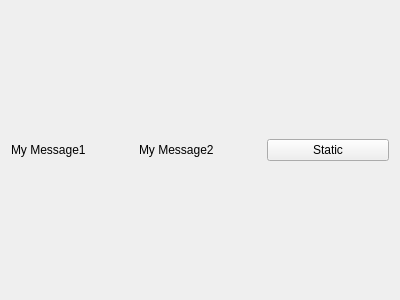
<?xml version="1.0" encoding="UTF-8"?>
<ui version="4.0">
 <class>mywidget</class>
 <widget class="QWidget" name="mywidget">
  <property name="geometry">
   <rect>
    <x>0</x>
    <y>0</y>
    <width>400</width>
    <height>300</height>
   </rect>
  </property>
  <property name="windowTitle">
   <string>Form</string>
  </property>
  <layout class="QGridLayout" name="gridLayout">
   <item row="0" column="1">
    <widget class="QLabel" name="label_2">
     <property name="text">
      <string>My Message2</string>
     </property>
    </widget>
   </item>
   <item row="0" column="0">
    <widget class="QLabel" name="label">
     <property name="text">
      <string>My Message1</string>
     </property>
    </widget>
   </item>
   <item row="0" column="2">
    <widget class="QPushButton" name="pushButton">
     <property name="text">
      <string>Static</string>
     </property>
    </widget>
   </item>
  </layout>
 </widget>
 <resources/>
 <connections/>
</ui>
